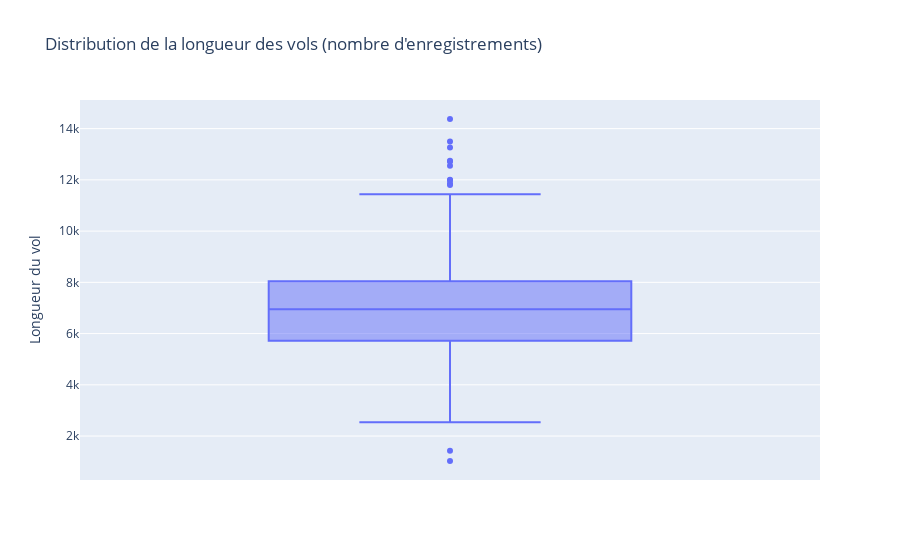

Notebook code cell kept with this figure:
### Code cell
fig = px.box(y=longueurs_vols, 
             title="Distribution de la longueur des vols (nombre d'enregistrements)",
             labels={'y': 'Nombre d\'enregistrements'})

fig.update_layout(yaxis_title="Longueur du vol")
fig.show()

### Figure 1 — Plotly figure (JSON) as saved in the notebook; plotly's stock layout.template omitted (floating-point values rounded to 4 significant figures; data arrays with more than 128 entries replaced by an {"elided": "..."} marker saying what was removed)
{"data": [{"alignmentgroup": "True", "hovertemplate": "Nombre d'enregistrements=%{y}<extra></extra>", "legendgroup": "", "marker": {"color": "#636efa"}, "name": "", "notched": false, "offsetgroup": "", "orientation": "v", "showlegend": false, "type": "box", "x0": " ", "xaxis": "x", "y": {"elided": "203 int values"}, "y0": " ", "yaxis": "y"}], "layout": {"boxmode": "group", "legend": {"tracegroupgap": 0}, "title": {"text": "Distribution de la longueur des vols (nombre d'enregistrements)"}, "xaxis": {"anchor": "y", "domain": [0, 1]}, "yaxis": {"anchor": "x", "domain": [0, 1], "title": {"text": "Longueur du vol"}}}}
